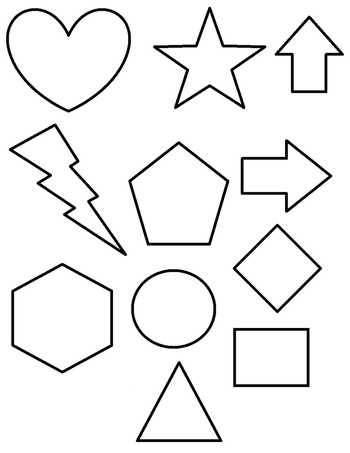
#> input picture images/shapes.jpg, 350 x 453 px
$ python final.py
#> lines starting #> are read from the running program, lines starting #| are printed output that depends on the picture; after the words box and inside, x2 and y2 are one past the last pixel; in counts of white or black regions, pixels touching at a corner belong together
# CS 3150 - Image Processing & Computer Vision - Fall 2020 - Final Project
# Detect basic shapes from a test image containing 11 shapes.
# OpenCV functions that threshold, contour, and approximate contour vertices.
# Detailed source/reference info in project directory/presentation pdf.
# Author: Brian LeProwse
# 12.08.2020


import random
import cv2
import numpy as np
from matplotlib import pyplot as plt
import os              # Voice output shape detected (not used in submission).

shapesImg = cv2.imread('images/shapes.jpg', cv2.COLOR_RGB2BGR)
#> shapesImg is the input picture: shape (453, 350, 3); min 0, max 255, mean 240

plt.figure("1")
plt.title("Original Shapes Image")
plt.imshow(shapesImg, cmap='gray', vmin = 0, vmax = 255)
plt.show()

# Convert to grayscale to process.
gray = cv2.cvtColor(shapesImg, cv2.COLOR_BGR2GRAY)


# Determine values < threshold value.
# Inverse of the binary threshold keeps outter boundary from being detected.
_, thresh = cv2.threshold(gray, 150, 200, cv2.THRESH_BINARY_INV)
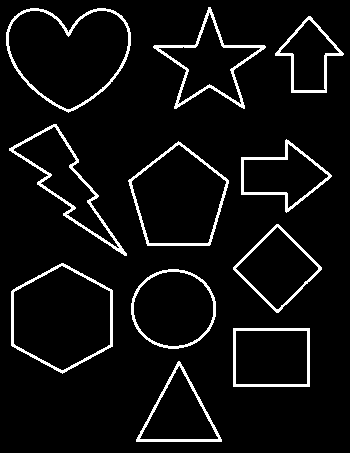
#> thresh: shape (453, 350); values 0 (black) and 200 (white), 6.2% white; 11 white regions


# Determine joined curves within shapes at continuous points.
# Each shape contour added to contours array.
contours, _ = cv2.findContours(thresh, cv2.RETR_EXTERNAL,
                                cv2.CHAIN_APPROX_SIMPLE)
#> contours = 11 contours; largest, box (x1, y1, x2, y2) and area: (6, 8, 131, 113) 9226, (11, 263, 113, 374) 8368, (128, 141, 229, 246) 7258, (131, 269, 216, 349) 5228, (233, 328, 310, 387) 4408


# "Outline" curves/contours found. Negative index value finds all contours.
# Color at medium thickness (3) to clearly highlight outline.
contourAllShapes = cv2.drawContours(shapesImg, contours, -1, (0, 0, 255), 3)
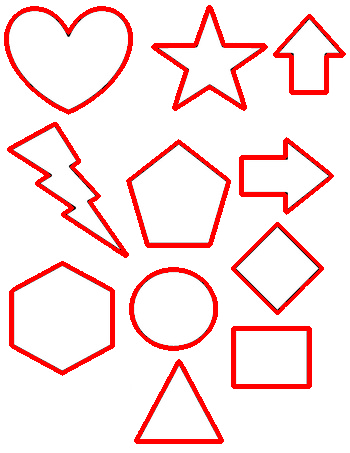
#> contourAllShapes: shape (453, 350, 3); mean B, G, R 229, 229, 253.3

plt.figure("1.5")
plt.title("Contours Found")
plt.imshow(contourAllShapes, cmap = 'gray', vmin = 0, vmax = 255)
plt.show()

# Indices of the 11 countour shapes in the test image.
indexList = [0,1,2,3,4,5,6,7,8,9,10]
# Select random contour from list.
index = random.choice(indexList)
# print("INDEX: ", index)

# Set the specific shape contour to anaylze.
singleShape = [contours[index]]
#> singleShape = 1 contour; box (x1, y1, x2, y2) and area: (241, 139, 332, 213) 3400
# print(len(contours))

# Fill in contour shape with yellow color. Negative value is applied to
# thickness param will fill the interior of the shape making it easier
# to extract.
contourSingleShape = cv2.drawContours(shapesImg, singleShape,
                                        0, (255, 255, 0), -1)
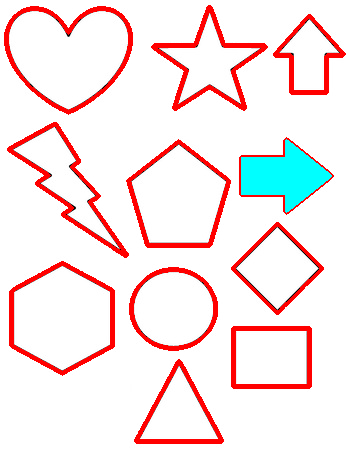
#> contourSingleShape: shape (453, 350, 3); mean B, G, R 230.2, 230.2, 247.8


# Output filled in w/ color shape with prompt question as title.
plt.figure("2")
plt.title("What shape is colored in?")
plt.imshow(contourSingleShape, cmap = 'gray', vmin = 0, vmax = 255)
plt.show()

# Find the rough vertices of each shape contour.
# Vertice value determines the shape in question.
# (Implements Douglas-Peucker algorithm, not used in project submission).
#
shapeVertices = cv2.approxPolyDP(contours[index],
                            0.05 * cv2.arcLength(contours[index], True), True)
#> shapeVertices = [[286, 139], [284, 157], [241, 157], [241, 194], [284, 194], [286, 212], [331, 176]]

# Test vertice approximation value (Future implementation).
# print("# vertices ",len(shapeVertices))


# Extract single shape using color value (hardcoded for project).
extractShape = cv2.cvtColor(contourSingleShape, cv2.COLOR_BGR2GRAY)
length, width = extractShape.shape
#> length = 453; width = 350

for i in range(length):
    for j in range(width):
        if extractShape[i][j] != 179:
            extractShape[i][j] = 0
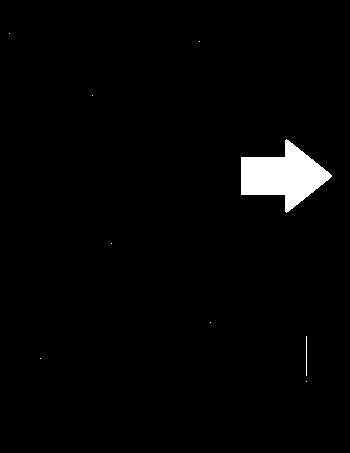
#> extractShape: shape (453, 350); values 0 (black) and 179 (white), 2.3% white; 9 white regions (7 under 20 px), largest, box (x1, y1, x2, y2) and area: (241, 139, 332, 213) 3526, (306, 336, 307, 376) 40

max_pixel = np.amax(extractShape)
#> max_pixel = 179
print("MAX PIXEL: ", max_pixel)
#| MAX PIXEL:  179

plt.figure("3")
plt.title("Shape Extracted (before filtering)")
plt.imshow(extractShape, cmap = 'gray', vmin = 0, vmax = 255)
plt.show()


# Smooth image with 3x3 neighborhood median filter to remove excess contours.
medianBlurShape = np.ones((length, width), dtype = float)
for i in range(1,length-2):
        for j in range(1,width-2):
            sorted_pixels = sorted(
                np.ndarray.flatten(extractShape[i-1:i+2,j-1:j+2]))
            medianBlurShape[i][j] = sorted_pixels[4]
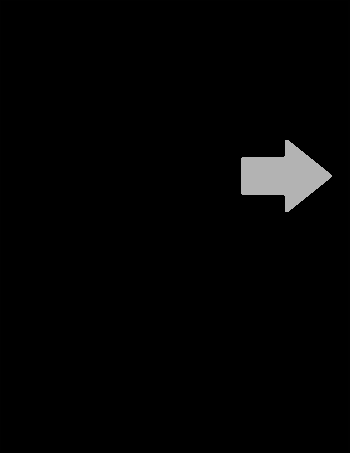
#> medianBlurShape: shape (453, 350) float64; min 0, max 179, mean 4


# Function works better with vertex approximations.
# medianBlurShape = cv2.medianBlur(extractShape, 3)

plt.figure("3.5")
plt.title("Shape Extracted (after filtering)")
plt.imshow(medianBlurShape, cmap = 'gray', vmin = 0, vmax = 255)
plt.show()

# Image needs to be cast to replace color in shape.
convertImgType = np.float32(medianBlurShape)
# Re-colorize extracted shape.
replaceColor = cv2.cvtColor(convertImgType, cv2.COLOR_GRAY2RGB)

length, width, channel = replaceColor.shape
#> channel = 3
im = replaceColor
for i in range(length):
    for j in range(width):
        for k in range(channel):
            if replaceColor[i][j][k] == max_pixel:
                # Replace color pixel vals w/ those from shape extract.
                replaceColor[i][j][k] = contourSingleShape[i][j][k]
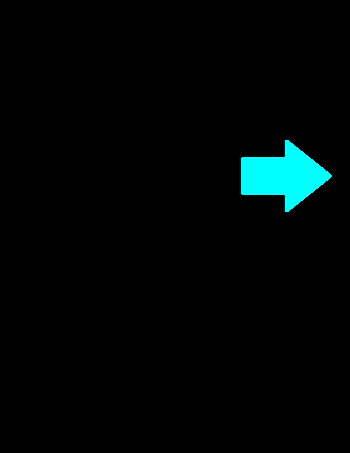
#> replaceColor: shape (453, 350, 3) float32; mean B, G, R 5.7, 5.7, 0


# startRow = 129
# startCol = 0
# endRow = 280
# endCol = 130

# cropped = replaceColor[startCol:endCol, startRow:endRow]
# plt.imshow(cropped)


#______________________________________________________________________________
#       "game" aspect of program (not used in project, future implementation).

# correct = len(approx)
# guess = input("Which shape is colored in?\n")

# Values (Hardcoded for project) apply to 6 of the 11 shapes in original image.
# (Conditionals and text output borrowed from YouTube video. See source (4))
# (os system statements Mac only. Not used in project submission Source (6)).
# Median filter implementation also alters vertice approximations.
# if len(shapeVertices) == 7:
#     # os.system("say 'Arrow'")
#     cv2.putText(replaceColor, "Arrow", (10, 410),
#                 cv2.FONT_HERSHEY_TRIPLEX, 1.0, (255, 255, 0))
# elif len(shapeVertices) >= 15:
#     # os.system("say 'Circle'")
#     cv2.putText(replaceColor, "Circle", (10, 410),
#                 cv2.FONT_HERSHEY_TRIPLEX, 1.0, (255, 255, 0))
# elif len(shapeVertices) == 10:
#     # os.system("say 'Star'")
#     cv2.putText(replaceColor, "Star", (10, 410),
#                 cv2.FONT_HERSHEY_TRIPLEX, 1.0, (255, 255, 0))
# elif len(shapeVertices) == 11:
#      # os.system("say 'Lightning Bolt'")
#     cv2.putText(replaceColor, "Lightning Bolt", (10, 410),
#                 cv2.FONT_HERSHEY_TRIPLEX, 1.0, (255, 255, 0))
# elif len(shapeVertices) == 3:
#     # os.system("say 'Triangle'")
#     cv2.putText(replaceColor, "Triangle", (10, 410),
#                 cv2.FONT_HERSHEY_TRIPLEX, 1.0, (255, 255, 0))
# elif len(shapeVertices) == 4:
#     # os.system("say 'Square'")
#     cv2.putText(replaceColor, "Square", (10, 410),
#                 cv2.FONT_HERSHEY_TRIPLEX, 1.0, (255, 255, 0))
#______________________________________________________________________________

plt.figure("4")
plt.title("Extracted Shape Re-Colorized")
plt.imshow(replaceColor.astype('uint8'))
plt.show()
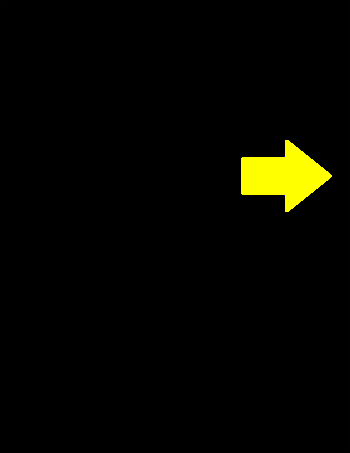
#> shown: shape (453, 350, 3); mean R, G, B 5.7, 5.7, 0

plt.show()
cv2.waitKey(7000)
cv2.destroyAllWindows()
